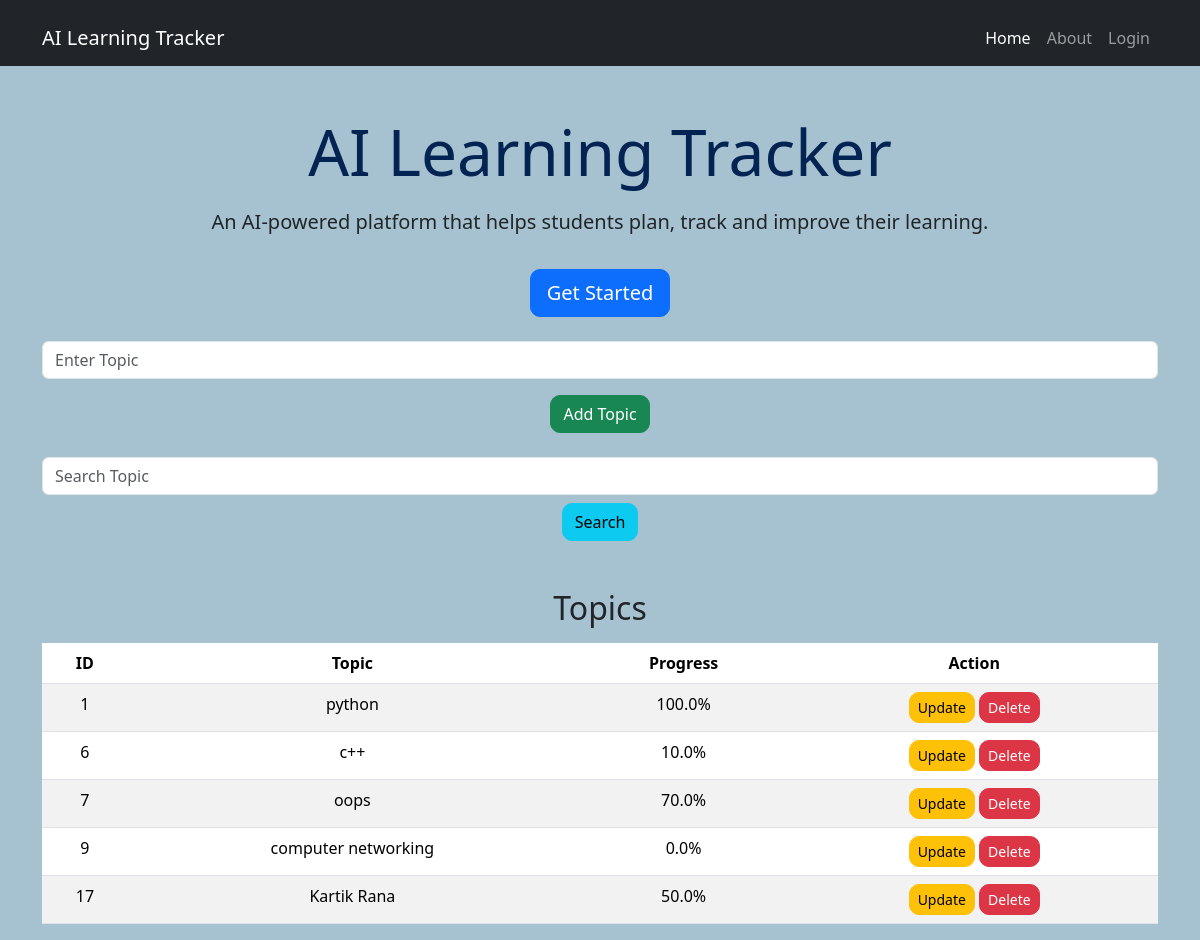
Before: / with the older database file.
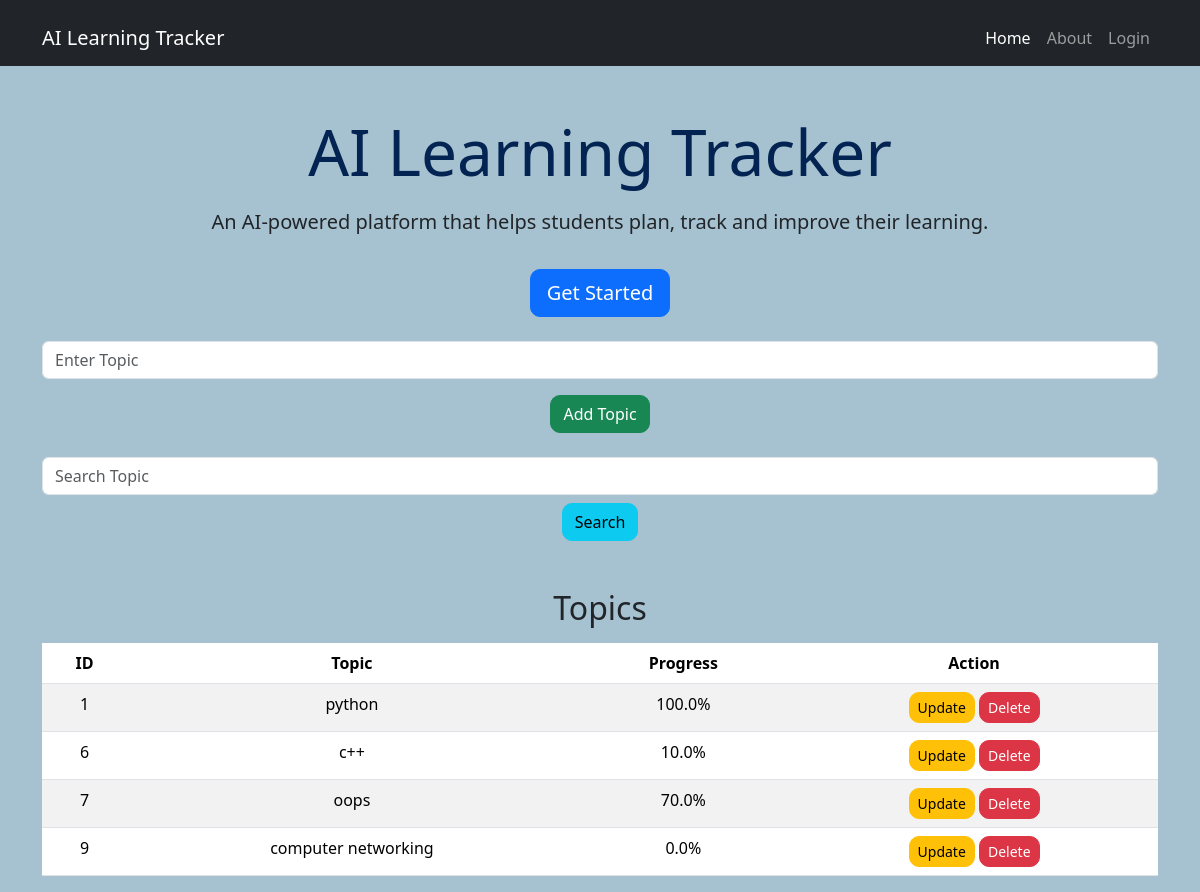
After: the same page with the newer database file.
### tables this page shows
CREATE TABLE topics(
                    id INTEGER PRIMARY KEY AUTOINCREMENT,
                    topic TEXT NOT NULL,
                    progress REAL NOT NULL 
                    );

### app.py (the view, shortened to what this page needs)
@app.route("/", methods=["GET", "POST"])
def home():
    search = request.args.get("search")
    if search:
        tp = database.search_topic(search)
        if not tp:
            flash("Topic not found!", "danger")
            tp = database.view_topics()
    else:
        tp = database.view_topics()
    return render_template("home.html", topics=tp)

### database.py (called while the page is built)
def view_topics():
    with sqlite3.connect("learning.db") as conn:
        cursor = conn.cursor()
        cursor.execute("SELECT * FROM topics")
        c=cursor.fetchall()
        return c

### templates/home.html
{% extends "base.html" %}
{% block content %}
<div class="container text-center mt-5">
    <h1 class="display-3">AI Learning Tracker</h1>
    <p class="lead mt-3">
        An AI-powered platform that helps students plan, track and improve their learning.
    </p>
    <a href="#" class="btn btn-primary btn-lg mt-3">
        Get Started
    </a>
    <form method="POST" class="mt-4">
        <input type="text"
            name="topic"
            class="form-control mb-3"
            placeholder="Enter Topic">
        <button type="submit" class="btn btn-success">
            Add Topic
        </button>
    </form>
    <form method="GET" class="mt-4 mb-3">
        <input
            type="text"
            name="search"
            class="form-control"
            placeholder="Search Topic">
        <button class="btn btn-info mt-2">
            Search
        </button>
    </form>
    <h2 class="mt-5">Topics</h2>
    <table class="table table-striped mt-3">
        <thead>
            <tr>
                <th>ID</th>
                <th>Topic</th>
                <th>Progress</th>
                <th>Action</th>
            </tr>
        </thead>
        <tbody>
            {% for topic in topics %}
            <tr>
                <td>{{ topic[0] }}</td>
                <td>{{ topic[1] }}</td>
                <td>{{ topic[2] }}%</td>
                <td>
                    <a href="/update/{{ topic[0] }}" class="btn btn-warning btn-sm">Update</a>
                    <a href="/delete/{{ topic[0] }}" class="btn btn-danger btn-sm">Delete</a>
                </td>
            </tr>
            {% endfor %}
        </tbody>
    </table>
</div>
{% endblock %}

### templates/base.html (shortened to what this page needs)
<!DOCTYPE html>
<html lang="en">
<head>
    <link href="https://cdn.jsdelivr.net/npm/bootstrap@5.3.3/dist/css/bootstrap.min.css" rel="stylesheet">
    <link rel="stylesheet" href="{{ url_for('static', filename='css/style.css') }}">
</head>
<body>
    <nav class="navbar navbar-expand-lg navbar-dark bg-dark">
        <div class="container">
            <a class="navbar-brand" href="#">AI Learning Tracker</a>
            <div class="collapse navbar-collapse" id="navbarNav">
                <ul class="navbar-nav ms-auto">
                    <li class="nav-item">
                        <a class="nav-link active" href="/">Home</a>
                    </li>
                    <li class="nav-item">
                        <a class="nav-link" href="/about">About</a>
                    </li>
                    <li class="nav-item">
                        <a class="nav-link" href="/login">Login</a>
                    </li>
                </ul>
            </div>
        </div>
    </nav>
    {% block content %}
    {% endblock %}
</body>
</html>

### static/css/style.css (style rules this page uses)
body { background-color: #a6c2d0; }
h1 { color: #032352; font-weight: bold; }
p { font-size: 18px; }
.container { margin-top: 10px; }
.btn { border-radius: 10px; }

Changed rows visible on the page:
removed topics: id "17", topic "Kartik Rana", progress "50.0"
